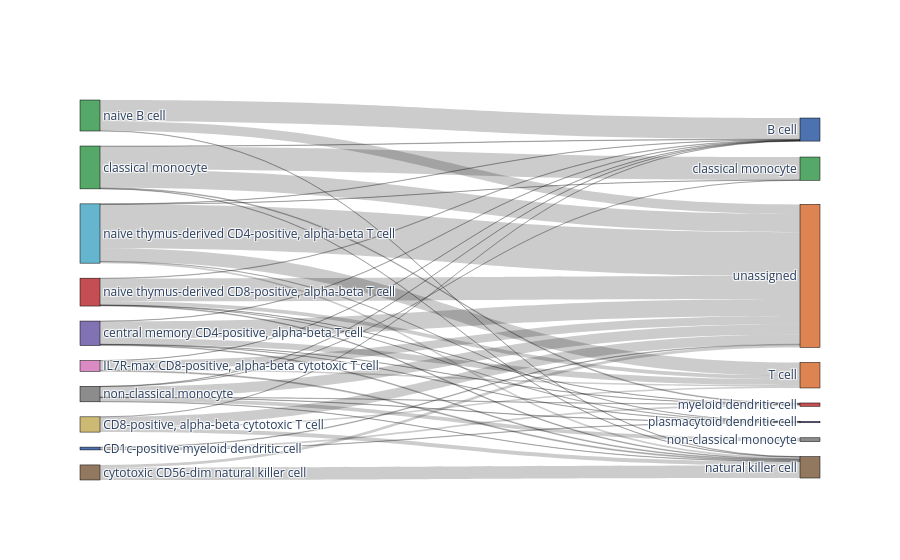

Notebook cell for this chart:
### Markdown cell above
## bescaVvs_label vs Sig-annot

### Code cell
fig = bc.tl.report(adata_pred, 
                   celltype =  "dblabel", method = "cellassign", 
                   analysis_name =  "bescaVvs",
             train_datasets= "bescaVvs", test_dataset= "pbmc3k", name_report= "cellassign_Vvs",
             merge = merge, name_prediction = 'bescaVvs_label', 
             use_raw = use_raw,  genes_to_use = genes_to_use,
             remove_nonshared = False, clustering =clustering, asymmetric_matrix = True)

### Figure 1 — Plotly figure (JSON) as saved in the notebook; plotly's stock layout.template omitted (floating-point values rounded to 4 significant figures)
{"data": [{"link": {"source": [8, 8, 8, 8, 8, 8, 6, 6, 6, 3, 3, 3, 3, 3, 3, 4, 4, 4, 4, 4, 2, 2, 2, 2, 9, 9, 9, 9, 9, 9, 9, 7, 7, 7, 7, 7, 7, 1, 1, 1, 1, 5, 5, 0, 0, 0], "target": [17, 10, 11, 13, 14, 16, 17, 10, 14, 17, 10, 11, 13, 14, 16, 17, 10, 12, 13, 14, 17, 10, 11, 14, 17, 10, 12, 13, 15, 14, 16, 17, 10, 11, 12, 14, 16, 17, 10, 11, 14, 17, 14, 17, 13, 16], "value": [233, 4, 37, 2, 7, 2, 97, 217, 3, 174, 3, 60, 2, 8, 3, 187, 4, 236, 8, 3, 84, 1, 15, 10, 106, 3, 1, 3, 39, 3, 4, 449, 3, 135, 1, 16, 2, 99, 1, 14, 42, 27, 127, 6, 19, 4]}, "node": {"color": ["#4c72b0", "#ccb974", "#da8bc3", "#8172b3", "#55a868", "#937860", "#55a868", "#64b5cd", "#c44e52", "#8c8c8c", "#4c72b0", "#dd8452", "#55a868", "#c44e52", "#937860", "#8c8c8c", "#8172b3", "#dd8452"], "label": ["CD1c-positive myeloid dendritic cell", "CD8-positive, alpha-beta cytotoxic T cell", "IL7R-max CD8-positive, alpha-beta cytotoxic T cell", "central memory CD4-positive, alpha-beta T cell", "classical monocyte", "cytotoxic CD56-dim natural killer cell", "naive B cell", "naive thymus-derived CD4-positive, alpha-beta T cell", "naive thymus-derived CD8-positive, alpha-beta T cell", "non-classical monocyte", "B cell", "T cell", "classical monocyte", "myeloid dendritic cell", "natural killer cell", "non-classical monocyte", "plasmacytoid dendritic cell", "unassigned"], "line": {"color": "black", "width": 0.5}, "pad": 15, "thickness": 20}, "type": "sankey"}], "layout": {}}
